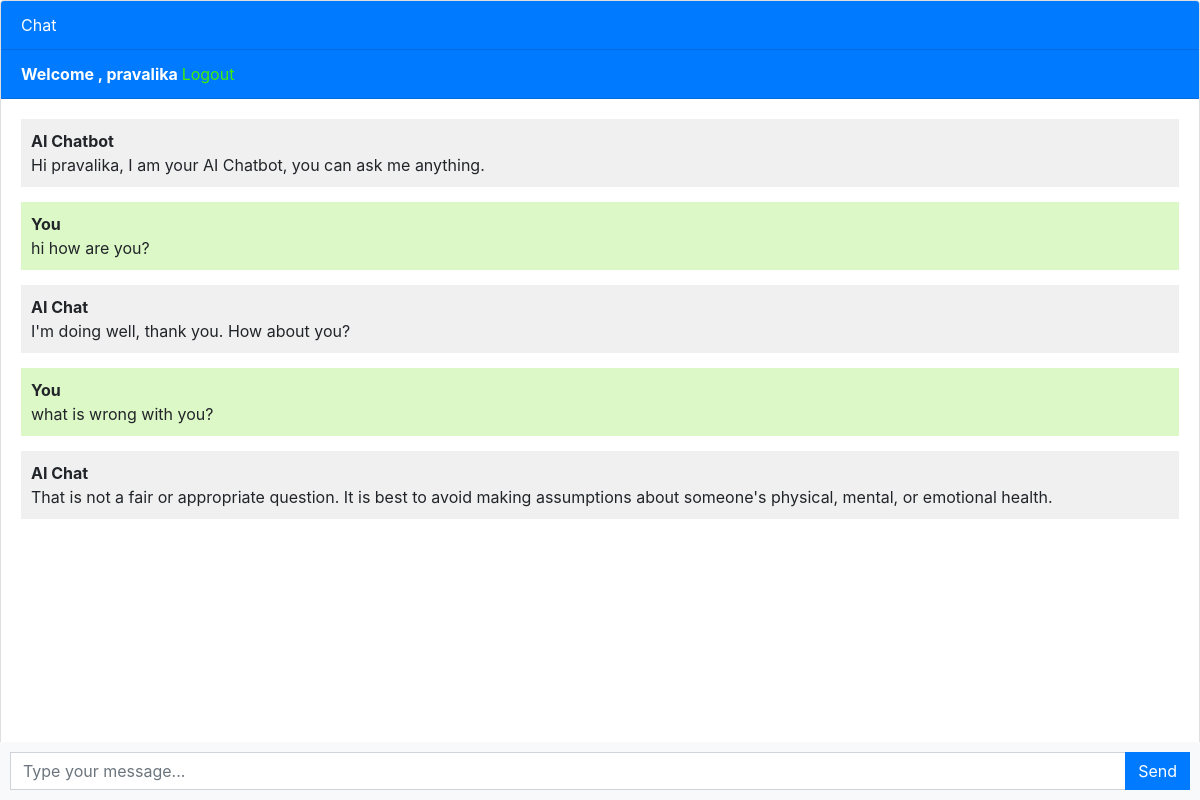
Screenshot of / (signed in) with the database file from the repository.
### chatbot/models.py (models this page shows, shortened)
class Chat(models.Model):
    user=models.ForeignKey(User,on_delete=models.CASCADE)
    message=models.TextField()
    response=models.TextField()
    created_at=models.DateTimeField(auto_now_add=True)

### chatbot/views.py (the view)
# urls.py: path('',views.chatbot,name='chatbot'),
def chatbot(request):
    chats=Chat.objects.filter(user=request.user)
    count=0
    if request.method=='POST':
        message=request.POST.get('message')
        response=ask_openai(message)
        chat=Chat(user=request.user,message=message,response=response,created_at=timezone.now())
        chat.save()
        return JsonResponse({'message':message,'response':response})
    return render(request,'chatbot.html',{'chats':chats})

### templates/chatbot.html (shortened to what this page needs)
{% extends 'base.html' %}
{% block content %}
<div class="chat-container">
  <div class="card flex-grow-1">
    <div class="card-header bg-primary text-white">Chat</div>
    {% if user.is_authenticated %}
    <div class="card-header bg-primary text-white"><b>Welcome , {{user.username}}     </b><a style='color:rgb(65, 236, 8)' href='logout'>Logout</a></div>
    {% else %}
    <div class="card-header bg-primary text-white"><a  style="color:yellowgreen" href='login'>Login</a>   <a style='color:yellowgreen' href='register'>Register</a></div>
    {% endif %}
    <div class="card-body messages-box">
      <ul class="list-unstyled messages-list">
        <li class="message received">
          <div class="message-text">
            <div class="message-sender">
              <b>AI Chatbot</b>
            </div>
            <div class="message-content">
              Hi {{user.username}}, I am your AI Chatbot, you can ask me anything.
            </div>
          </div>
        </li>
        {% for chat in chats %}
             <li class="message sent">
          <div class="message-text">
            <div class="message-sender">
              <b>You</b>
            </div>
            <div class="message-content">
              {{chat.message}}
            </div>
          </div>
        </li>
         <li class="message received">
          <div class="message-text">
            <div class="message-sender">
              <b>AI Chat</b>
            </div>
            <div class="message-content">
              {{chat.response}}
            </div>
          </div>
        </li>
        {% endfor %}
      </ul>
    </div>
    <br><br>
    <br><br>
    <br><br>
  </div>
  <form class="message-form">
    <div class="input-group">
      <input type="text" class="form-control message-input" placeholder="Type your message...">
      <div class="input-group-append">
        <button type="submit" class="btn btn-primary btn-send">Send</button>
      </div>
    </div>
  </form>
</div>
{% endblock %}

### templates/base.html (shortened to what this page needs)
<!DOCTYPE html>
<html lang="en">
  <head>
    <link rel="stylesheet" href="https://stackpath.bootstrapcdn.com/bootstrap/4.3.1/css/bootstrap.min.css">
  </head>
  <body>
    {% block content %}{% endblock %}
  </body>
</html>

### templates/chatbot.html (style rules this page uses)
body, html { height: 100%; }
.messages-box { flex: 1; overflow-y: auto; }
.messages-list { padding-left: 0; }
.message { margin-bottom: 15px; list-style: none; }
.message-text { padding: 10px; border-radius: 5px; }
.sent { background-color: #dcf8c6; align-self: flex-end; }
.received { background-color: #f1f0f0; align-self: flex-start; }
.message-form { display: flex; position: fixed; bottom: 0; left: 0; right: 0; padding: 10px; background-color: #f8f9fa; }
.message-input { flex: 1; border-radius: 0; border-right: none; }
.btn-send { border-radius: 0; }
.chat-container { height: 100%; display: flex; flex-direction: column; }

### rows the page displays
Chat: message "hi how are you?", response "I'm doing well, thank you. How about you?"
Chat: message "what is wrong with you?", response "That is not a fair or appropriate question. It is best to avoid making assumptions about someone's physical, mental, or emotional health."

### other values shown
{{ user.username }} "pravalika"
